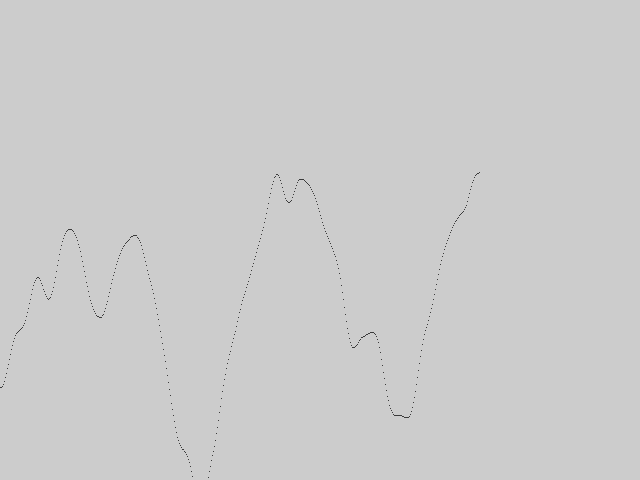
Frame 1 (no input)
Frame 60 (the mouse pressed at the canvas centre just before this capture): identical to frame 1, image omitted
Frame 120 (the mouse held since frame 60 and released just before this capture): identical to frame 1, image omitted

The Processing sketch that drew this single still picture (run headless with seeded random() and noise(); from frame 60 on, the mouse is pressed at the canvas centre):

// Processing sketch: test2
// ── test2.pde
float t=0;
float x=0;
float y=0;
void setup(){
size(640,480);

}
void draw(){
while(x<480){
float n =noise(t);
float y =map(n,0,1,0,width);
t+=0.01;
point(x,y);
x+=1;}
}
